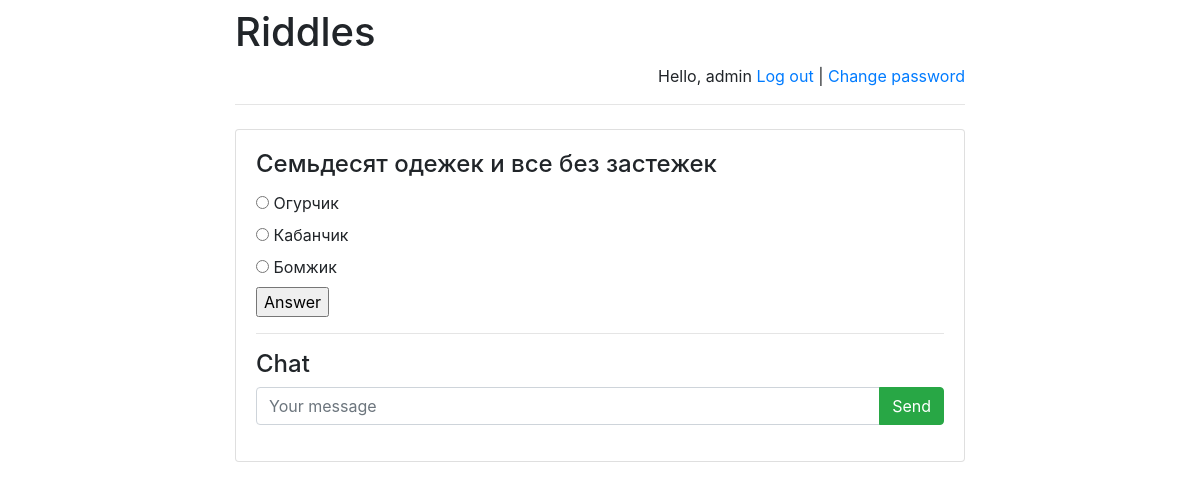
The page /riddles/1/ (signed in) on the database as committed earlier.
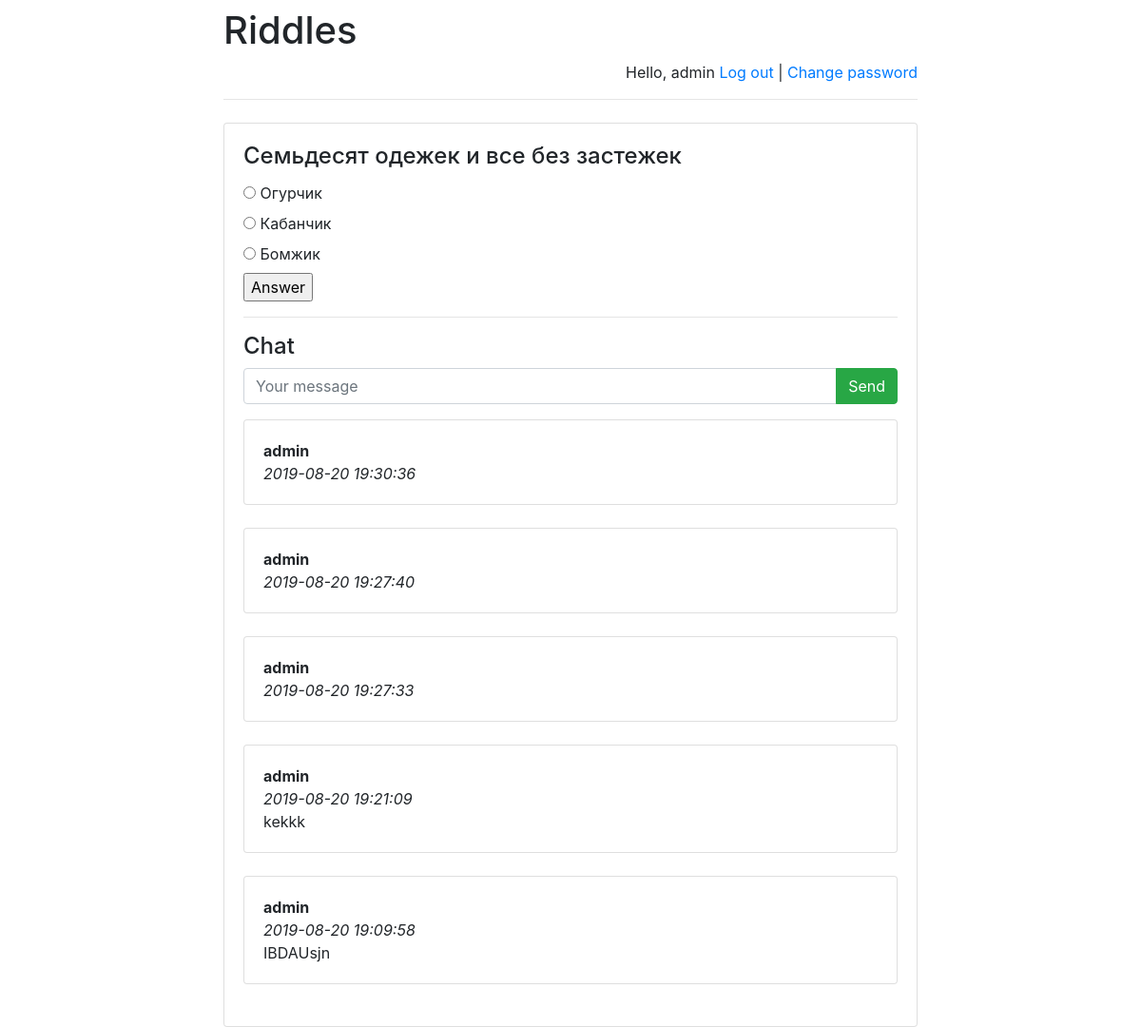
The same page on the database as committed later.
### riddles/models.py (models this page shows)
class Option(models.Model):
    riddle = models.ForeignKey(Riddle, on_delete = models.CASCADE)
    text = models.CharField(max_length = 255)
    correct = models.BooleanField(default = False)

class Message(models.Model):
    chat = models.ForeignKey(
        Riddle,
        verbose_name='Чат под загадкой',
        on_delete=models.CASCADE)
    author = models.ForeignKey(
        User,
        verbose_name='Пользователь',
        on_delete=models.CASCADE)
    message = models.TextField('Сообщение')
    pub_date = models.DateTimeField(
        'Дата сообщения',
        default=timezone.now)

### riddles/views.py (the view)
# urls.py: url(r'^([0-9]+)/$', views.detail, name = 'detail'),
def detail(request, riddle_id):
    error_message = None
    riddle = get_object_or_404(Riddle, pk = riddle_id)
    if "error_message" in request.GET:
        error_message = request.GET["error_message"]
    return render(
        request,
        "answer.html",
        {
            "riddle": riddle,
            "error_message": error_message,
            "latest_messages": Message.objects.filter(chat_id=riddle_id).order_by('-pub_date')[:5]
        }
    )

### riddles/templates/answer.html (shortened to what this page needs)
{% extends 'base.html' %}
{% block main %}
    <h4 class="card-title">{{ riddle.riddle_text }}</h4>
    <form action="answer/" method="post">
        {% for option in riddle.option_set.all %}
            <input type="radio" name="option" id="option{{ forloop.counter }}" value="{{ option.id }}" />
            <label for="option{{ forloop.counter }}">
                {{ option.text }}
            </label>
            <br>
        {% endfor %}
        <input type="submit" value="Answer" />
    </form>
    <hr>
    <h4>Chat</h4>
    {% if user.is_authenticated %}
        <form action="post/" method="post" id="comment-form">
        <div class="input-group mb-3">
            <input type="text" class="form-control" placeholder="Your message" name="message"/>
            <div class="input-group-append">
                <input class="btn btn-success" type="submit" value="Send"/>
            </div>
        </div>
    </form>
    {% endif %}
    <div id="history">
        {% for message in latest_messages %}
            <div class="card">
                <div class="card-body">
                    <strong>
                        {{ message.author.username }}
                    </strong>
                    <br/>
                    <em>
                        {{ message.pub_date|date:'Y-m-d H:i:s' }}
                    </em>
                    <br/>
                    {{ message.message }}
                </div>
            </div>
            <br/>
        {% endfor %}
    </div>
{% endblock %}

Rows that differ between the two databases and show on the page:
added Message: author.username "admin", pub_date "2019-08-20 19:30:36"
added Message: author.username "admin", pub_date "2019-08-20 19:27:40"
added Message: author.username "admin", pub_date "2019-08-20 19:27:33"
added Message: author.username "admin", pub_date "2019-08-20 19:21:09", message "kekkk"
added Message: author.username "admin", pub_date "2019-08-20 19:09:58", message "IBDAUsjn"
